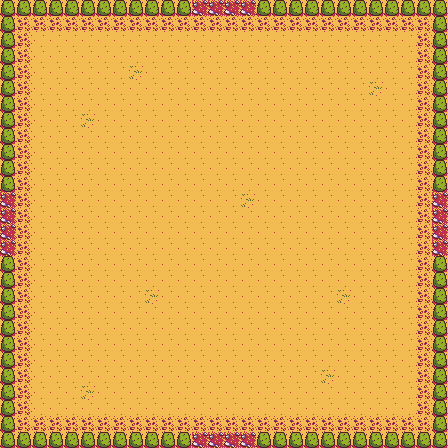

Rendered tile map (Tiled .tmx) drawn with the repository's tilesets; below, a short description and the full map source, tile grids included:
An orthogonal 28x28 tile map with 16x16 px tiles, 1 tile layer (Ground) and 12 objects.

<map version="1.0" orientation="orthogonal" renderorder="right-down" width="28" height="28" tilewidth="16" tileheight="16" nextobjectid="18">
 <tileset firstgid="1" name="Sprites" tilewidth="16" tileheight="16" tilecount="352" columns="32">
  <image source="../Sprites/MainSpriteSheet.png" width="512" height="177" />
 </tileset>
 <layer name="Ground" width="28" height="28">
  <data encoding="csv">
92,92,92,92,92,92,92,92,92,92,92,92,87,87,87,87,92,92,92,92,92,92,92,92,92,92,92,92,
92,88,88,88,88,88,88,88,88,88,88,88,88,88,88,88,88,88,88,88,88,88,88,88,88,88,88,92,
92,88,89,89,89,89,89,89,89,89,89,89,89,89,89,89,89,89,89,89,89,89,89,89,89,89,88,92,
92,88,89,89,89,89,89,89,89,89,89,89,89,89,89,89,89,89,89,89,89,89,89,89,89,89,88,92,
92,88,89,89,89,89,89,89,90,89,89,89,89,89,89,89,89,89,89,89,89,89,89,89,89,89,88,92,
92,88,89,89,89,89,89,89,89,89,89,89,89,89,89,89,89,89,89,89,89,89,89,90,89,89,88,92,
92,88,89,89,89,89,89,89,89,89,89,89,89,89,89,89,89,89,89,89,89,89,89,89,89,89,88,92,
92,88,89,89,89,90,89,89,89,89,89,89,89,89,89,89,89,89,89,89,89,89,89,89,89,89,88,92,
92,88,89,89,89,89,89,89,89,89,89,89,89,89,89,89,89,89,89,89,89,89,89,89,89,89,88,92,
92,88,89,89,89,89,89,89,89,89,89,89,89,89,89,89,89,89,89,89,89,89,89,89,89,89,88,92,
92,88,89,89,89,89,89,89,89,89,89,89,89,89,89,89,89,89,89,89,89,89,89,89,89,89,88,92,
92,88,89,89,89,89,89,89,89,89,89,89,89,89,89,89,89,89,89,89,89,89,89,89,89,89,88,92,
87,88,89,89,89,89,89,89,89,89,89,89,89,89,89,90,89,89,89,89,89,89,89,89,89,89,88,87,
87,88,89,89,89,89,89,89,89,89,89,89,89,89,89,89,89,89,89,89,89,89,89,89,89,89,88,87,
87,88,89,89,89,89,89,89,89,89,89,89,89,89,89,89,89,89,89,89,89,89,89,89,89,89,88,87,
87,88,89,89,89,89,89,89,89,89,89,89,89,89,89,89,89,89,89,89,89,89,89,89,89,89,88,87,
92,88,89,89,89,89,89,89,89,89,89,89,89,89,89,89,89,89,89,89,89,89,89,89,89,89,88,92,
92,88,89,89,89,89,89,89,89,89,89,89,89,89,89,89,89,89,89,89,89,89,89,89,89,89,88,92,
92,88,89,89,89,89,89,89,89,90,89,89,89,89,89,89,89,89,89,89,89,90,89,89,89,89,88,92,
92,88,89,89,89,89,89,89,89,89,89,89,89,89,89,89,89,89,89,89,89,89,89,89,89,89,88,92,
92,88,89,89,89,89,89,89,89,89,89,89,89,89,89,89,89,89,89,89,89,89,89,89,89,89,88,92,
92,88,89,89,89,89,89,89,89,89,89,89,89,89,89,89,89,89,89,89,89,89,89,89,89,89,88,92,
92,88,89,89,89,89,89,89,89,89,89,89,89,89,89,89,89,89,89,89,89,89,89,89,89,89,88,92,
92,88,89,89,89,89,89,89,89,89,89,89,89,89,89,89,89,89,89,89,90,89,89,89,89,89,88,92,
92,88,89,89,89,90,89,89,89,89,89,89,89,89,89,89,89,89,89,89,89,89,89,89,89,89,88,92,
92,88,89,89,89,89,89,89,89,89,89,89,89,89,89,89,89,89,89,89,89,89,89,89,89,89,88,92,
92,88,88,88,88,88,88,88,88,88,88,88,88,88,88,88,88,88,88,88,88,88,88,88,88,88,88,92,
92,92,92,92,92,92,92,92,92,92,92,92,87,87,87,87,92,92,92,92,92,92,92,92,92,92,92,92
</data>
 </layer>
 <objectgroup name="Walls">
  <object id="1" x="0" y="0" width="16" height="192" />
  <object id="2" x="0" y="256" width="16" height="192" />
  <object id="3" x="16" y="432" width="176" height="16" />
  <object id="4" x="256" y="432" width="192" height="16" />
  <object id="5" x="432" y="256" width="16" height="176" />
  <object id="9" x="432" y="0" width="16" height="192" />
  <object id="11" x="256" y="0" width="176" height="16" />
  <object id="12" x="16" y="0" width="176" height="16" />
 </objectgroup>
 <objectgroup name="SpawnArea">
  <object id="14" x="192" y="0" width="64" height="16" />
  <object id="15" x="432" y="192" width="16" height="64" />
  <object id="16" x="0" y="192" width="16" height="64" />
  <object id="17" x="192" y="432" width="64" height="16" />
 </objectgroup>
</map>